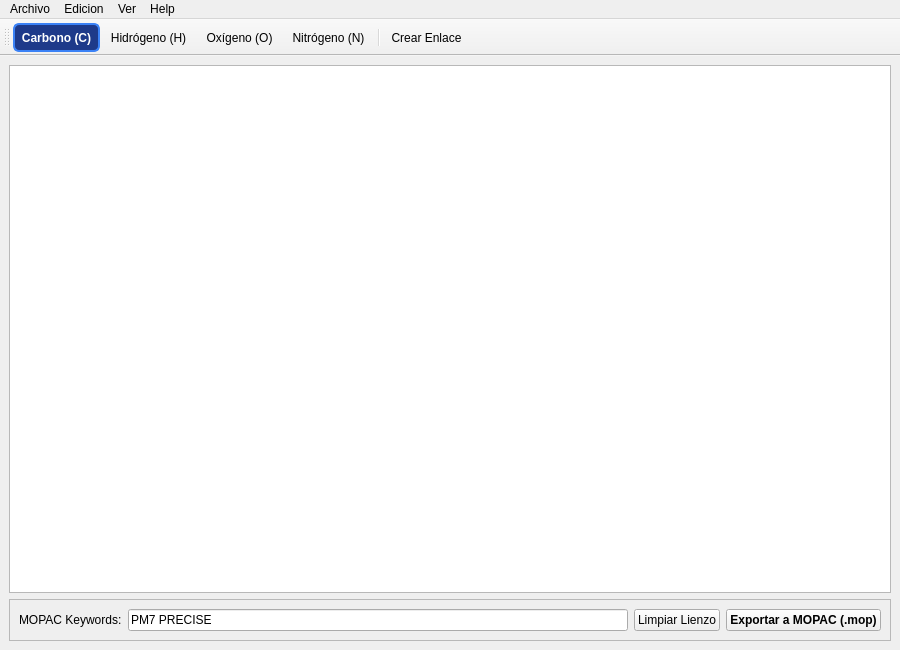
<?xml version="1.0" encoding="UTF-8"?>
<ui version="4.0">
 <class>MainWindow</class>
 <widget class="QMainWindow" name="MainWindow">
  <property name="geometry">
   <rect>
    <x>0</x>
    <y>0</y>
    <width>900</width>
    <height>650</height>
   </rect>
  </property>
  <property name="windowTitle">
   <string>Creador de Moléculas para MOPAC</string>
  </property>
  <property name="styleSheet">
   <string notr="true">/* Estilo general para todos los botones de la barra de herramientas */
QToolBar QToolButton {
    background-color: transparent;
    border: 1px solid transparent;
    border-radius: 6px; /* Ajusta este valor para redondear más o menos las esquinas */
    padding: 4px;
}

/* Efecto visual cuando el usuario pasa el ratón por encima (Hover) */
QToolBar QToolButton:hover {
    background-color: #e1e1e1; /* Gris claro */
    border: 1px solid #cccccc;
}

/* ESTADO PRESIONADO / ACTIVADO (Checked) */
QToolBar QToolButton:checked {
    background-color: #1e3a8a; /* Fondo azul marino oscuro */
    border: 2px solid #3b82f6;     /* Borde azul brillante */
    color: #ffffff;                /* TEXTO BLANCO: Se lee perfectamente */
    font-weight: bold;
}</string>
  </property>
  <property name="toolButtonStyle">
   <enum>Qt::ToolButtonStyle::ToolButtonTextUnderIcon</enum>
  </property>
  <widget class="QWidget" name="centralwidget">
   <layout class="QVBoxLayout" name="verticalLayout">
    <property name="spacing">
     <number>6</number>
    </property>
    <property name="leftMargin">
     <number>9</number>
    </property>
    <property name="topMargin">
     <number>9</number>
    </property>
    <property name="rightMargin">
     <number>9</number>
    </property>
    <property name="bottomMargin">
     <number>9</number>
    </property>
    <item>
     <widget class="QGraphicsView" name="graphicsView">
      <property name="sizePolicy">
       <sizepolicy hsizetype="Expanding" vsizetype="Expanding">
        <horstretch>0</horstretch>
        <verstretch>0</verstretch>
       </sizepolicy>
      </property>
      <property name="renderHints">
       <set>QPainter::RenderHint::Antialiasing|QPainter::RenderHint::TextAntialiasing</set>
      </property>
     </widget>
    </item>
    <item>
     <widget class="QFrame" name="bottomFrame">
      <property name="frameShape">
       <enum>QFrame::Shape::StyledPanel</enum>
      </property>
      <property name="frameShadow">
       <enum>QFrame::Shadow::Raised</enum>
      </property>
      <layout class="QHBoxLayout" name="horizontalLayout">
       <item>
        <widget class="QLabel" name="labelKeywords">
         <property name="text">
          <string>MOPAC Keywords:</string>
         </property>
        </widget>
       </item>
       <item>
        <widget class="QLineEdit" name="lineEditKeywords">
         <property name="text">
          <string>PM7 PRECISE</string>
         </property>
         <property name="placeholderText">
          <string>Ej: PM7 PRECISE GEOM-OPT</string>
         </property>
        </widget>
       </item>
       <item>
        <widget class="QPushButton" name="btnLimpiar">
         <property name="text">
          <string>Limpiar Lienzo</string>
         </property>
        </widget>
       </item>
       <item>
        <widget class="QPushButton" name="btnExportar">
         <property name="font">
          <font>
           <bold>true</bold>
          </font>
         </property>
         <property name="text">
          <string>Exportar a MOPAC (.mop)</string>
         </property>
        </widget>
       </item>
      </layout>
     </widget>
    </item>
   </layout>
  </widget>
  <widget class="QToolBar" name="toolBar">
   <property name="windowTitle">
    <string>Herramientas de Elementos</string>
   </property>
   <attribute name="toolBarArea">
    <enum>TopToolBarArea</enum>
   </attribute>
   <attribute name="toolBarBreak">
    <bool>false</bool>
   </attribute>
   <addaction name="actionCarbono"/>
   <addaction name="actionHidrogeno"/>
   <addaction name="actionOxigeno"/>
   <addaction name="actionNitrogeno"/>
   <addaction name="separator"/>
   <addaction name="actionModoEnlace"/>
  </widget>
  <widget class="QMenuBar" name="menuBar">
   <property name="geometry">
    <rect>
     <x>0</x>
     <y>0</y>
     <width>900</width>
     <height>23</height>
    </rect>
   </property>
   <widget class="QMenu" name="menuArchivo">
    <property name="title">
     <string>Archivo</string>
    </property>
    <addaction name="actionNuevo_archivo"/>
    <addaction name="actionAbrir_archivo"/>
    <addaction name="actionCerrar_archivo"/>
   </widget>
   <widget class="QMenu" name="menuEdicion">
    <property name="title">
     <string>Edicion</string>
    </property>
   </widget>
   <widget class="QMenu" name="menuVer">
    <property name="title">
     <string>Ver</string>
    </property>
   </widget>
   <widget class="QMenu" name="menuHelp">
    <property name="title">
     <string>Help</string>
    </property>
   </widget>
   <addaction name="menuArchivo"/>
   <addaction name="menuEdicion"/>
   <addaction name="menuVer"/>
   <addaction name="menuHelp"/>
  </widget>
  <action name="actionCarbono">
   <property name="checkable">
    <bool>true</bool>
   </property>
   <property name="checked">
    <bool>true</bool>
   </property>
   <property name="text">
    <string>Carbono (C)</string>
   </property>
   <property name="toolTip">
    <string>Seleccionar Carbono</string>
   </property>
  </action>
  <action name="actionHidrogeno">
   <property name="checkable">
    <bool>true</bool>
   </property>
   <property name="text">
    <string>Hidrógeno (H)</string>
   </property>
   <property name="toolTip">
    <string>Seleccionar Hidrógeno</string>
   </property>
  </action>
  <action name="actionOxigeno">
   <property name="checkable">
    <bool>true</bool>
   </property>
   <property name="text">
    <string>Oxígeno (O)</string>
   </property>
   <property name="toolTip">
    <string>Seleccionar Oxígeno</string>
   </property>
  </action>
  <action name="actionNitrogeno">
   <property name="checkable">
    <bool>true</bool>
   </property>
   <property name="text">
    <string>Nitrógeno (N)</string>
   </property>
   <property name="toolTip">
    <string>Seleccionar Nitrógeno</string>
   </property>
  </action>
  <action name="actionModoEnlace">
   <property name="checkable">
    <bool>true</bool>
   </property>
   <property name="text">
    <string>Crear Enlace</string>
   </property>
   <property name="toolTip">
    <string>Activa el modo para unir dos átomos</string>
   </property>
  </action>
  <action name="actionNuevo_archivo">
   <property name="text">
    <string>Nuevo archivo</string>
   </property>
  </action>
  <action name="actionAbrir_archivo">
   <property name="text">
    <string>Abrir archivo</string>
   </property>
  </action>
  <action name="actionCerrar_archivo">
   <property name="text">
    <string>Cerrar archivo</string>
   </property>
  </action>
 </widget>
 <resources/>
 <connections/>
</ui>
